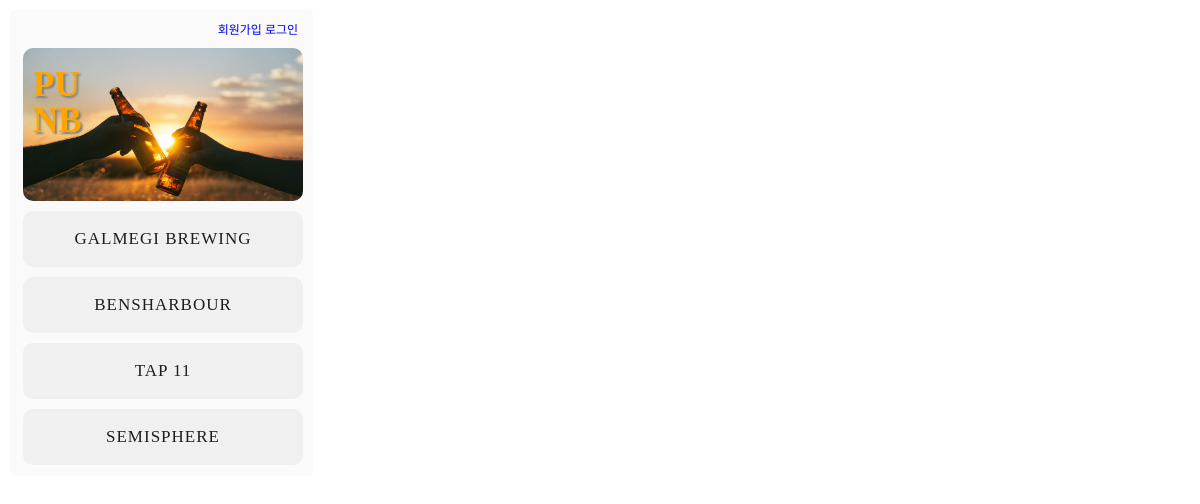
The page / on the database its author committed.
### first/models.py (models this page shows, shortened)
class Publist(models.Model):
    title = models.CharField(max_length=100)
    number = models.CharField(max_length=100)

### first/views.py (the view)
# urls.py: path('',index ,name='index'),
def index(request):
    a = Publist.objects.all()
    return render(request,'index.html',{'a':a})

### first/templates/index.html (shortened to what this page needs)
{% load static %}
<!DOCTYPE html>
<html lang="en">
<head>
    <link rel="stylesheet" type="text/css" href="{% static 'css/index.css' %}">
</head>
<body>
    <div class = "wrapper">
        <div class="main_page">
        <div class="login">
        {%if user.is_authenticated%}
            {{user.username}}님이 접속하셨습니다.
            <a href="{%url 'logout' %}">로그아웃</a>
        {%else%}
        <a href="{%url 'sign_up'%}">회원가입</a>
        <a href="{%url 'login'%}">로그인</a>
        {%endif%}
        </div>
        <header>
            <h3> PU </h3>
            <h3> NB </h3>
        </header>
        <div class=pub_name>
        {% for mypub in a %}
        <a href="{% url 'pub' mypub.id %}">
            <div class="pub_list">
                <p>{{mypub.title}}</p>
            </div>
        </a>
        {% endfor %}
        </div>
    </div>
</body>
</html>

### first/static/css/index.css (style rules this page uses)
body { display: block; margin: 0px; }
.login { font-size: 12px; padding-right: 15px; text-align: right; }
h3 { margin-bottom: 0px; }
header { padding-top: 1px; padding-left: 10px; padding-right: 50px; padding-bottom: 80px; color: orange; line-height: 1px; font-size: 30px; text-shadow: 2px 2px 2px gray; background-image: url('../images/CheerBeer.jpg'); border-radius: 10px; -webkit-background-size: cover; -moz-background-size: cover; -o-background-size: cover; background-size: cover; margin: 10px; }
a { text-decoration: none; }
.main_page { margin: 10px; background-color: rgb(250, 250, 250); padding-top: 10px; padding-bottom: 1px; padding-left: 3px; border-radius:5px; max-width: 300px; }
.pub_list { padding-top: 1px; padding-bottom: 1px; max-width: 300px; font-size: 17px; text-align: center; letter-spacing: 1px; border-radius: 10px; background-color:rgb(240, 240, 240); color:rgb(30, 30, 30); margin: 10px; background-position: center; }

### rows shown on the page
Publist: title "GALMEGI BREWING"
Publist: title "BENSHARBOUR"
Publist: title "TAP 11"
Publist: title "SEMISPHERE"
